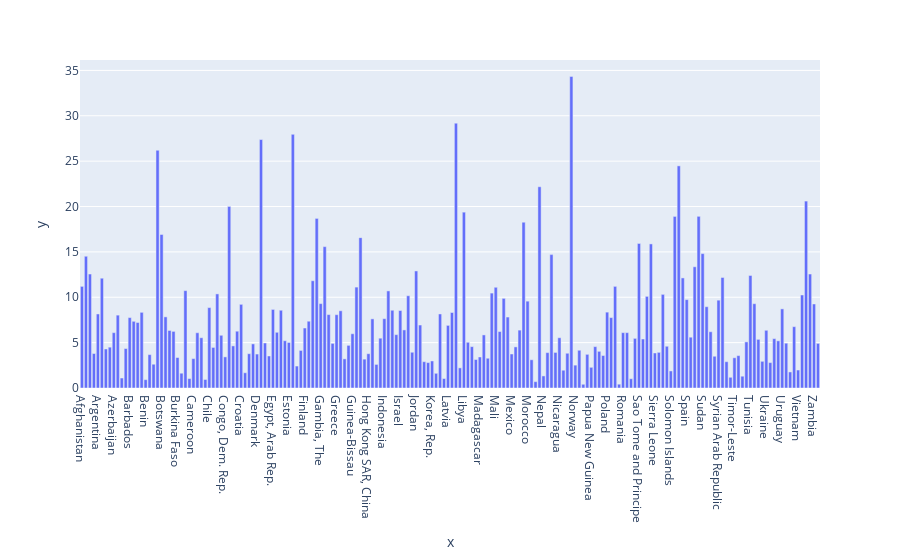

Notebook source saved alongside this figure:
### Code cell
#plotting the average unemployment_rate to check whether the statement is true to belief
px.bar(x=data_fc['country_name'],y=data_fc['median_avg'])

### Figure 1 — Plotly figure (JSON) as saved in the notebook; plotly's stock layout.template omitted (floating-point values rounded to 4 significant figures; data arrays with more than 128 entries replaced by an {"elided": "..."} marker saying what was removed)
{"data": [{"alignmentgroup": "True", "hovertemplate": "x=%{x}<br>y=%{y}<extra></extra>", "legendgroup": "", "marker": {"color": "#636efa", "pattern": {"shape": ""}}, "name": "", "offsetgroup": "", "orientation": "v", "showlegend": false, "textposition": "auto", "type": "bar", "x": {"elided": "186 str values"}, "xaxis": "x", "y": {"elided": "186 float values"}, "yaxis": "y"}], "layout": {"barmode": "relative", "legend": {"tracegroupgap": 0}, "margin": {"t": 60}, "xaxis": {"anchor": "y", "domain": [0, 1], "title": {"text": "x"}}, "yaxis": {"anchor": "x", "domain": [0, 1], "title": {"text": "y"}}}}
